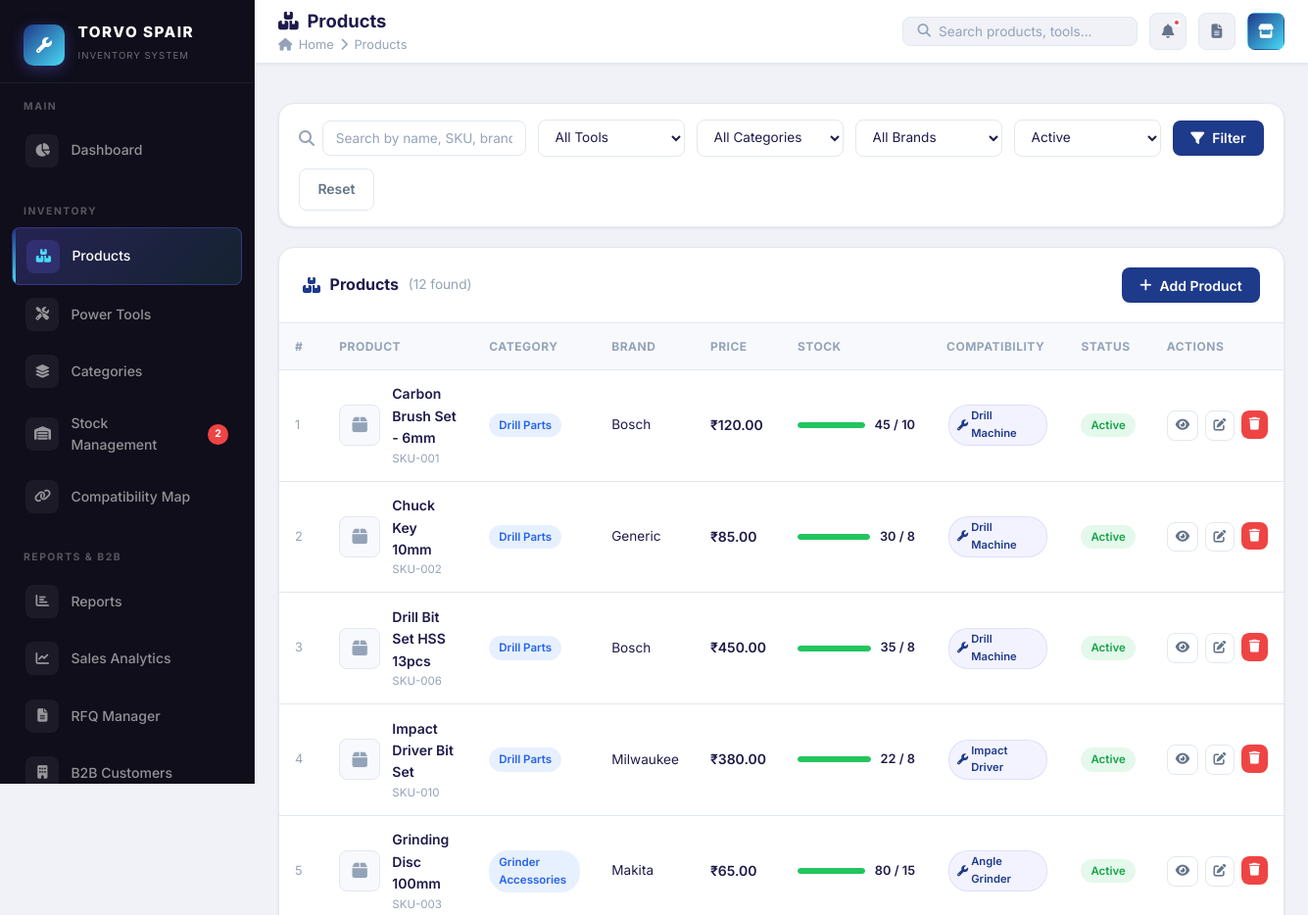
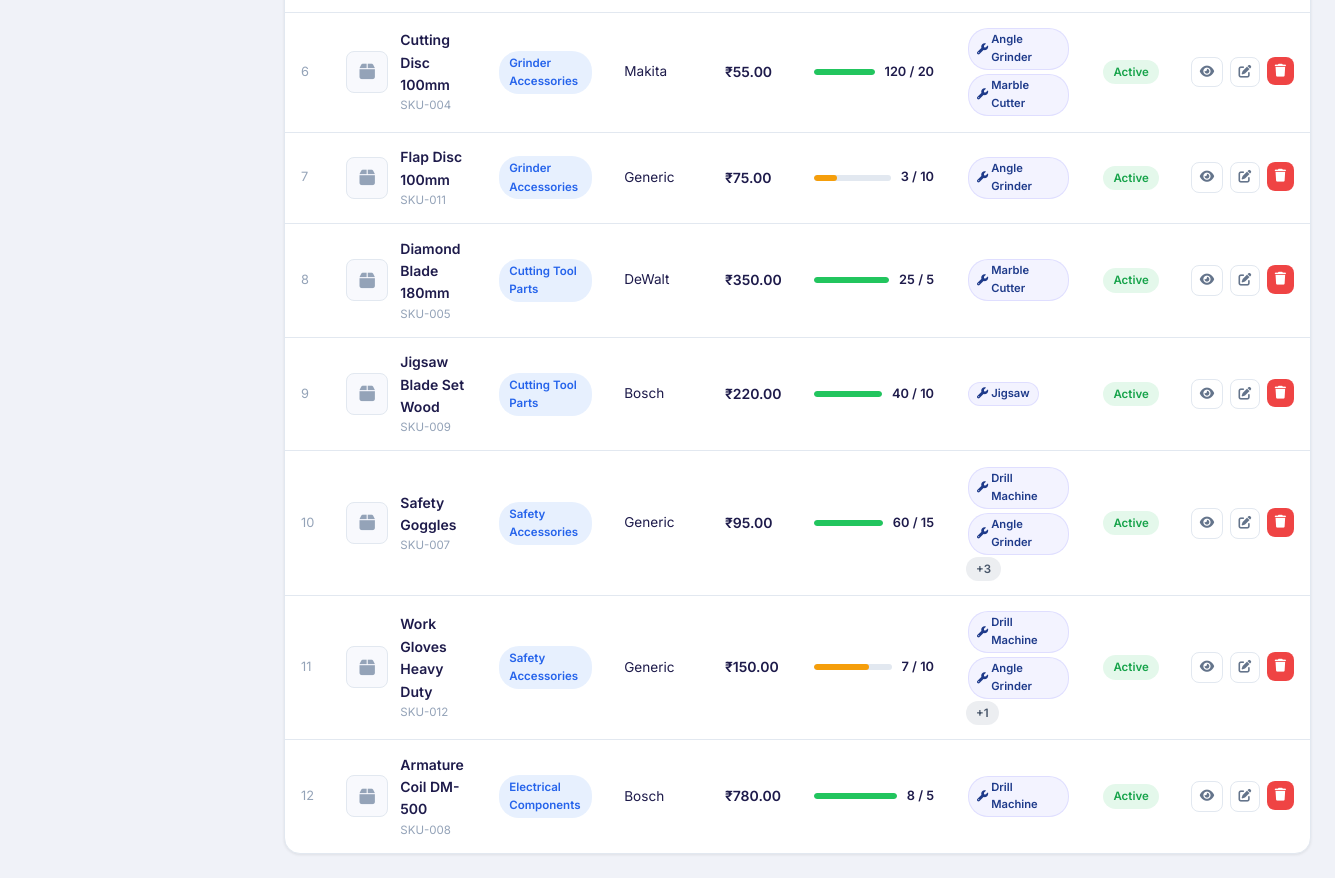
/pages/products.php (signed in), run on the app's committed database (2 pictures, top to bottom).
### tables this page shows
CREATE TABLE IF NOT EXISTS settings (
    setting_key VARCHAR(100) PRIMARY KEY,
    setting_value TEXT,
    category ENUM('frontend', 'admin', 'system') DEFAULT 'frontend',
    updated_at TIMESTAMP DEFAULT CURRENT_TIMESTAMP ON UPDATE CURRENT_TIMESTAMP
);

CREATE TABLE IF NOT EXISTS products (
    id INT AUTO_INCREMENT PRIMARY KEY,
    name VARCHAR(150) NOT NULL,
    sku VARCHAR(100) UNIQUE,
    category_id INT NOT NULL,
    brand VARCHAR(100),
    price DECIMAL(10,2) DEFAULT 0.00,
    quantity INT DEFAULT 0,
    min_stock INT DEFAULT 5,
    description TEXT,
    image VARCHAR(255),
    barcode VARCHAR(100),
    status ENUM('active', 'inactive') DEFAULT 'active',
    created_at TIMESTAMP DEFAULT CURRENT_TIMESTAMP,
    updated_at TIMESTAMP DEFAULT CURRENT_TIMESTAMP ON UPDATE CURRENT_TIMESTAMP,
    FOREIGN KEY (category_id) REFERENCES categories(id) ON DELETE CASCADE
);

CREATE TABLE IF NOT EXISTS categories (
    id INT AUTO_INCREMENT PRIMARY KEY,
    name VARCHAR(100) NOT NULL,
    description TEXT,
    status ENUM('active', 'inactive') DEFAULT 'active',
    created_at TIMESTAMP DEFAULT CURRENT_TIMESTAMP,
    updated_at TIMESTAMP DEFAULT CURRENT_TIMESTAMP ON UPDATE CURRENT_TIMESTAMP
);

### pages/products.php (the view, shortened to what the rows shown need)
<?php
include BASE_PATH . '/includes/header.php';
$db = getDB();
$status_f = sanitize($_GET['status'] ?? 'active');
$where = ['1=1'];
$params = [];
if ($status_f && $status_f !== 'all') { $where[] = 'p.status = ?'; $params[] = $status_f; }
$toolJoin = '';
$whereStr = implode(' AND ', $where);
$sql = "SELECT p.*, c.name AS category_name FROM products p
        JOIN categories c ON p.category_id = c.id
        $toolJoin
        WHERE $whereStr ORDER BY p.created_at DESC";
$stmt = $db->prepare($sql);
$stmt->execute($params);
$products = $stmt->fetchAll();
?>
<div class="page-body">
<div class="card">
    <?php if (empty($products)): ?>
        <div class="empty-state">
            <i class="fas fa-boxes"></i>
            <h3>No products found</h3>
            <p>Try adjusting your filters or add a new product.</p>
        </div>
    <?php else: ?>
    <div class="table-wrap">
        <table class="data-table">
            <thead>
                <tr>
                    <th>#</th>
                    <th>Product</th>
                    <th>Category</th>
                    <th>Brand</th>
                    <th>Price</th>
                    <th>Stock</th>
                    <th>Compatibility</th>
                    <th>Status</th>
                    <th>Actions</th>
                </tr>
            </thead>
            <tbody>
            <?php foreach ($products as $i => $p):
                $compSt = $db->prepare("SELECT t.name FROM tools t JOIN product_compatibility pc ON t.id=pc.tool_id WHERE pc.product_id=?");
                $compSt->execute([$p['id']]);
                $compatTools = $compSt->fetchAll(PDO::FETCH_COLUMN);
                $pct = $p['min_stock'] > 0 ? min(100, ($p['quantity'] / $p['min_stock']) * 100) : 100;
                $stockClass = $p['quantity'] == 0 ? 'stock-zero' : ($p['quantity'] <= $p['min_stock'] ? 'stock-low' : 'stock-ok');
            ?>
            <tr>
                <td style="color:var(--text-muted);font-size:0.8rem;"><?= $i+1 ?></td>
                <td>
                    <div style="display:flex;align-items:center;gap:0.75rem;">
                        <div class="product-thumb">
                            <?php if ($p['image'] && file_exists(UPLOAD_DIR . $p['image'])): ?>
                                <img src="<?= UPLOAD_URL . htmlspecialchars($p['image']) ?>" alt="">
                            <?php else: ?>
                                <i class="fas fa-box"></i>
                            <?php endif; ?>
                        </div>
                        <div>
                            <div style="font-weight:600;font-size:0.875rem;"><?= htmlspecialchars($p['name']) ?></div>
                            <div style="font-size:0.72rem;color:var(--text-muted);"><?= htmlspecialchars($p['sku']) ?></div>
                        </div>
                    </div>
                </td>
                <td><span class="badge-pill badge-info"><?= htmlspecialchars($p['category_name']) ?></span></td>
                <td style="font-size:0.85rem;"><?= htmlspecialchars($p['brand']) ?: '–' ?></td>
                <td style="font-weight:600;"><?= formatCurrency($p['price']) ?></td>
                <td>
                    <div class="stock-bar-wrap <?= $stockClass ?>">
                        <div class="stock-bar"><div class="stock-bar-fill" style="width:<?= min(100,$pct) ?>%"></div></div>
                        <span class="stock-qty"><?= $p['quantity'] ?> / <?= $p['min_stock'] ?></span>
                    </div>
                </td>
                <td>
                    <?php if (empty($compatTools)): ?>
                        <span style="color:var(--text-muted);font-size:0.78rem;">None</span>
                    <?php else: ?>
                        <?php foreach (array_slice($compatTools, 0, 2) as $ct): ?>
                            <span class="compat-tag"><i class="fas fa-wrench"></i><?= htmlspecialchars($ct) ?></span>
                        <?php endforeach; ?>
                        <?php if (count($compatTools) > 2): ?>
                            <span class="badge-pill badge-gray">+<?= count($compatTools)-2 ?></span>
                        <?php endif; ?>
                    <?php endif; ?>
                </td>
                <td>
                    <span class="badge-pill <?= $p['status']==='active' ? 'badge-success' : 'badge-gray' ?>">
                        <?= ucfirst($p['status']) ?>
                    </span>
                </td>
                <td>
                    <div style="display:flex;gap:0.4rem;">
                        <a href="product_detail.php?id=<?= $p['id'] ?>" class="btn btn-outline btn-sm btn-icon" data-tooltip="View Detail">
                            <i class="fas fa-eye"></i>
                        </a>
                        <button class="btn btn-outline btn-sm btn-icon"
                            onclick='editProduct(<?= json_encode($p) ?>, <?= json_encode($compatTools) ?>)'
                            data-tooltip="Edit">
                            <i class="fas fa-edit"></i>
                        </button>
                        <form method="POST" style="display:inline;" onsubmit="return confirmDelete('Delete this product?')">
                            <button type="submit" class="btn btn-danger btn-sm btn-icon" data-tooltip="Delete">
                                <i class="fas fa-trash"></i>
                            </button>
                        </form>
                    </div>
                </td>
            </tr>
            <?php endforeach; ?>
            </tbody>
        </table>
    </div>
    <?php endif; ?>
</div>
</div>
<?php include BASE_PATH . '/includes/footer.php'; ?>

### includes/header.php (shortened to what the rows shown need)
<?php
require_once BASE_PATH . '/config/database.php';
?>
<!DOCTYPE html>
<html lang="en">
<head>
    <link rel="stylesheet" href="https://cdnjs.cloudflare.com/ajax/libs/font-awesome/6.5.0/css/all.min.css">
    <link rel="stylesheet" href="<?= APP_URL ?>/assets/css/style.css">
</head>
<body>
<div class="app-layout">
<aside class="sidebar" id="sidebar">
    <div class="sidebar-brand">
        <div class="brand-text">
            <h2><?= getSetting('site_title', 'TORVO SPAIR') ?></h2>
            <span>Inventory System</span>
        </div>
    </div>
</aside>
<div class="main-content">

### data on the page
settings: setting_value "TORVO SPAIR"
products: name "Carbon Brush Set - 6mm", sku "SKU-001", category.name "Drill Parts", brand "Bosch", price "₹120.00", quantity "45", min_stock "10", ct "Drill Machine", status "Active"
products: name "Chuck Key 10mm", sku "SKU-002", category.name "Drill Parts", brand "Generic", price "₹85.00", quantity "30", min_stock "8", ct "Drill Machine", status "Active"
products: name "Drill Bit Set HSS 13pcs", sku "SKU-006", category.name "Drill Parts", brand "Bosch", price "₹450.00", quantity "35", min_stock "8", ct "Drill Machine", status "Active"
products: name "Impact Driver Bit Set", sku "SKU-010", category.name "Drill Parts", brand "Milwaukee", price "₹380.00", quantity "22", min_stock "8", ct "Impact Driver", status "Active"
products: name "Grinding Disc 100mm", sku "SKU-003", category.name "Grinder Accessories", brand "Makita", price "₹65.00", quantity "80", min_stock "15", ct "Angle Grinder", status "Active"
products: name "Cutting Disc 100mm", sku "SKU-004", category.name "Grinder Accessories", brand "Makita", price "₹55.00", quantity "120", min_stock "20", ct "Angle Grinder", ct "Marble Cutter", status "Active"
products: name "Flap Disc 100mm", sku "SKU-011", category.name "Grinder Accessories", brand "Generic", price "₹75.00", quantity "3", min_stock "10", ct "Angle Grinder", status "Active"
products: name "Diamond Blade 180mm", sku "SKU-005", category.name "Cutting Tool Parts", brand "DeWalt", price "₹350.00", quantity "25", min_stock "5", ct "Marble Cutter", status "Active"
products: name "Jigsaw Blade Set Wood", sku "SKU-009", category.name "Cutting Tool Parts", brand "Bosch", price "₹220.00", quantity "40", min_stock "10", ct "Jigsaw", status "Active"
products: name "Safety Goggles", sku "SKU-007", category.name "Safety Accessories", brand "Generic", price "₹95.00", quantity "60", min_stock "15", ct "Drill Machine", ct "Angle Grinder", count($compatTools)-2 "3", status "Active"
products: name "Work Gloves Heavy Duty", sku "SKU-012", category.name "Safety Accessories", brand "Generic", price "₹150.00", quantity "7", min_stock "10", ct "Drill Machine", ct "Angle Grinder", count($compatTools)-2 "1", status "Active"
products: name "Armature Coil DM-500", sku "SKU-008", category.name "Electrical Components", brand "Bosch", price "₹780.00", quantity "8", min_stock "5", ct "Drill Machine", status "Active"

### other printed values
$lowStockCount "2"
$pageTitle "Products"
$pageBreadcrumb "Products"
count($products) "12"
